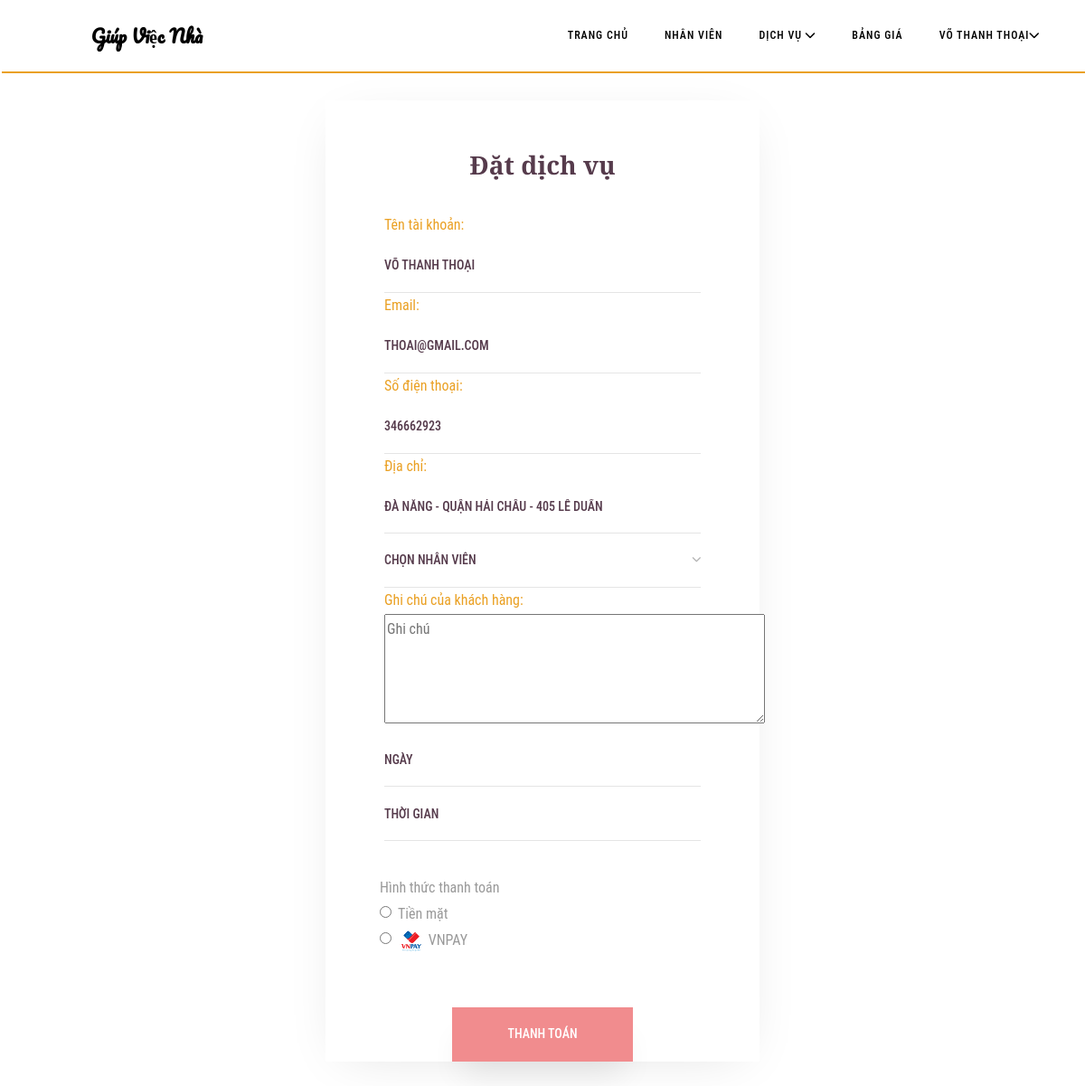
Page /giupviec/order.php (signed in) on the committed database.
### tables this page shows
CREATE TABLE `khachhang` (
  `ID` int(10) NOT NULL,
  `tennd` varchar(200) DEFAULT NULL,
  `email` varchar(200) DEFAULT NULL,
  `diachi` varchar(200) DEFAULT NULL,
  `password` varchar(200) DEFAULT NULL,
  `gioitinh` enum('Nam','Nữ') DEFAULT NULL,
  `sdt` bigint(20) DEFAULT NULL
);

### giupviec/order.php (the view, shortened to what this page needs)
<?php
include('includes/dbconnection.php');
?>
<!DOCTYPE html>
<html lang="en">
  <head>
    <link rel="stylesheet" href="css/open-iconic-bootstrap.min.css">
    <link rel="stylesheet" href="css/animate.css">
    <link rel="stylesheet" href="css/owl.carousel.min.css">
    <link rel="stylesheet" href="css/owl.theme.default.min.css">
    <link rel="stylesheet" href="css/magnific-popup.css">
    <link rel="stylesheet" href="css/aos.css">
    <link rel="stylesheet" href="css/ionicons.min.css">
    <link rel="stylesheet" href="css/bootstrap-datepicker.css">
    <link rel="stylesheet" href="css/jquery.timepicker.css">
    <link rel="stylesheet" href="css/flaticon.css">
    <link rel="stylesheet" href="css/icomoon.css">
    <link rel="stylesheet" href="css/style.css">
  </head>
  <body>
  <?php include_once('includes/header.php');?>
  <section class="ftco-section ftco-no-pt ftco-booking">
    	<div class="container-fluid px-0">
    		<div class="row no-gutters d-md-flex justify-content-end">
    			<div class="one-forth d-flex align-items-end">
    				<div class="text">
    					<div class="appointment-wrap">
								<h3 class="mb-2">Đặt dịch vụ</h3>
		    				<form action="#" method="post" class="appointment-form" autocomplete="off">
			            <div class="row">
                        <?php
$adminid=$_SESSION['bpmsaid'];
$ret=mysqli_query($con,"select * from khachhang where ID='$adminid'");
while ($row=mysqli_fetch_array($ret)) {
?>
			              <div class="col-sm-12">
			                <div class="form-group">
							<label for="exampleInputEmail12" style="display:flex; color:#EAA023">Tên tài khoản:</label>
		                        <input type="text" class="form-control" id="name" required="true" placeholder="ten" name="name"  value="<?php echo $row['tennd'];?>" >
					            </div>
			              </div>
			              <div class="col-sm-12">
			                <div class="form-group">
							<label for="exampleInputEmail12" style="display:flex; color:#EAA023">Email:</label>
                            <input type="text" class="form-control" id="email" placeholder="ten" name="email" required="true" value="<?php echo $row['email'];?>" >
                             </div>
			              </div>
                          <div class="col-sm-12">
			                <div class="form-group">
							<label for="exampleInputEmail12" style="display:flex; color:#EAA023">Số điện thoại:</label>
                            <input type="text" class="form-control" id="phone" placeholder="ten" name="phone" required="true" value="<?php echo $row['sdt'];?>" >
                             </div>
			              </div>
                          <div class="col-sm-12">
			                <div class="form-group">
							<label for="exampleInputEmail12" style="display:flex; color:#EAA023">Địa chỉ:</label>
                            <input type="text" class="form-control" id="diachi" placeholder="ten" name="diachi" required="true" value="<?php echo $row['diachi'];?>" >
                             </div>
			              </div>
                          <?php } ?>
						  <?php
$cid=$_GET['editid'];
$ret=mysqli_query($con,"select * from dichvu where ID='$cid'");
while ($row=mysqli_fetch_array($ret)) {
?>
                    	<div class="col-sm-12">
			                <div class="form-group" style="display:none">
		                  <input type="text" class="form-control" id="id_dv" name="id_dv"  value="<?php echo $row['ID'];?>" >
					            </div>
                      </div>
			              <div class="col-sm-12">
			                <div class="form-group">
							<label for="exampleInputEmail12" style="display:flex; color:#EAA023">Tên dịch vụ:</label>
                            <input type="text" readonly class="form-control" id="services" placeholder="ten" name="services" required="true" value="<?php echo $row['tendv'];?>" >
			                </div>
			              </div>
			              <div class="col-sm-12">
			                <div class="form-group">
							<label for="exampleInputEmail12" style="display:flex; color:#EAA023">Giá dịch vụ:</label>
                            <input type="text" readonly class="form-control" id="gia" placeholder="ten" name="gia" required="true" value="<?php echo $row['gia'];?>">
			                </div>
			              </div>
                          <?php } ?>
                    <div class="col-sm-12">
			                <div class="form-group">
					              <div class="select-wrap">
		                      <div class="icon"><span class="ion-ios-arrow-down"></span></div>
		                      <select name="tennv" id="tennv" class="form-control">
		                      	<option value="">Chọn nhân viên</option>
		                      	<?php $query=mysqli_query($con,"select * from nhanvien");
              while($row=mysqli_fetch_array($query))
              {
              ?>
		                       <option value="<?php echo $row['tennv'];?>"><?php echo $row['tennv'];?></option>
		                       <?php } ?>
		                      </select>
		                    </div>
					            </div>
			              </div>
                      <div class="col-sm-12">
			                <div class="form-group">
                      <label for="exampleInputEmail12" style="display:flex; color:#EAA023">Ghi chú của khách hàng:</label>
                      <textarea rows="4" cols="50"  id="ghichu_kh" placeholder="Ghi chú" name="ghichu_kh"  value="<?php echo $row['ghichu_kh'];?>" ></textarea>
			                </div>
			              </div>
                          <div class="col-sm-12">
			                <div class="form-group" >
			                  <input type="text" class="form-control appointment_date" placeholder="Ngày" name="adate" id='adate' required="true">
			                </div>
			              </div>
			              <div class="col-sm-12">
			                <div class="form-group">
			                  <input type="text" class="form-control appointment_time" placeholder="Thời gian" name="atime" id='atime' required="true">
			                </div>
			              </div>
				          </div>
						  <div class="biiling">
								<p> Hình thức thanh toán </p>
								<div class="form-check">
									<input class="form-check-input" type="radio" name="payment" id="payment" value="tien mat" >
									<lable class="form-check-lable" for="exampleRadios2">
										Tiền mặt
									</lable>
								</div>
								<div class="form-check">
									<input class="form-check-input" type="radio" name="payment"  value="vnpay" >
									<img src="images/vnp.png" height="30" width="30">
									<lable class="form-check-lable" for="exampleRadios2">
										VNPAY
									</lable>
								</div>
						  </div>
				          <div class="form-group">
			              <input type="submit" name="submit"  value="Thanh Toán" class="btn btn-primary">
			            </div>
			          </form>
		          </div>
						</div>
    			</div>
    		</div>
    	</div>
    </section>
</body>
</html>

### giupviec/includes/header.php (shortened to what this page needs)
<?php
include('includes/dbconnection.php');
  ?>
<!DOCTYPE html>
<html lang="en" >
<head>
  <link rel="stylesheet" href="https://maxcdn.bootstrapcdn.com/font-awesome/4.4.0/css/font-awesome.min.css">
  <link rel="stylesheet" href="https://fontawesome.com/v5/search?q=user&m=free">
  <link rel="stylesheet" type="text/css" href="fonts/icon/css/all.css">
<link rel="stylesheet" href="./style.css">
</head>
<body>
<nav class="navbar navbar-expand-lg navbar-dark ftco_navbar bg-dark ftco-navbar-light" id="ftco-navbar">
      <div class="container">
        <div class="header-logo">
        <div class="background-images">
        <a class="navbar-brand" href="index.php">Giúp Việc Nhà</a>
        </div>
        </div>
        <?php
        if(isset($_SESSION['bpmsaid'])) {
          $adid=$_SESSION['bpmsaid'];
          $ret=mysqli_query($con,"select tennd from khachhang where ID='$adid'");
          $row=mysqli_fetch_array($ret);
          $name=$row['tennd'];
          ?>
          <div class="collapse navbar-collapse" id="ftco-nav">
          <ul class="navbar-nav ml-auto">
            <li class="nav-item "><a href="index.php" class="nav-link">Trang chủ</a></li>
            <li class="nav-item "><a href="staff.php" class="nav-link">Nhân viên</a></li>
            <li class="nav-item"><a href="#" class="nav-link">Dịch vụ <i class="fa fa-chevron-down"></i></a>
              </li>
              <li class="nav-item "><a href="services.php" class="nav-link">Bảng giá</a></li>
              <li class="nav-item"><a href="#" class="nav-link"><?php echo $name; ?><i class="fa fa-chevron-down"></i> </a>
              </li>
          </ul>
          </div>
          <?php
        }
        ?>
      </div>
    </nav>
</body>
</html>

### giupviec/admin/css/style.css (style rules this page uses)
h4, h5, h6, h1, h2, h3 { margin: 0; }
ul, ol { margin: 0; }
p { margin: 0; }
html, body { font-family: 'Roboto Condensed', sans-serif; font-size: 100%; overflow-x: hidden; background: #fff; }
body a { transition: 0.5s all ease; -webkit-transition: 0.5s all ease; -moz-transition: 0.5s all ease; -o-transition: 0.5s all ease; -ms-transition: 0.5s all ease; text-decoration:none; }
h1,h2,h3,h4,h5,h6 { margin:0; }
p { margin:0; }
ul,label { margin:0; padding:0; }
.fa { display: inline-block; font-family: FontAwesome; font-style: normal; font-weight: normal; line-height: 1; -webkit-font-smoothing: antialiased; -moz-osx-font-smoothing: grayscale; }
.charts,.row { margin: 2em 0 0; }
.form-control { border-radius: inherit; }

### rows in the picture
khachhang: tennd "VÕ THANH THOẠI", name "Võ Thanh Thoại", email "thoai@gmail.com", phone "346662923", diachi "Đà Nẵng - Quận Hải Châu - 405 lê Duẩn"
